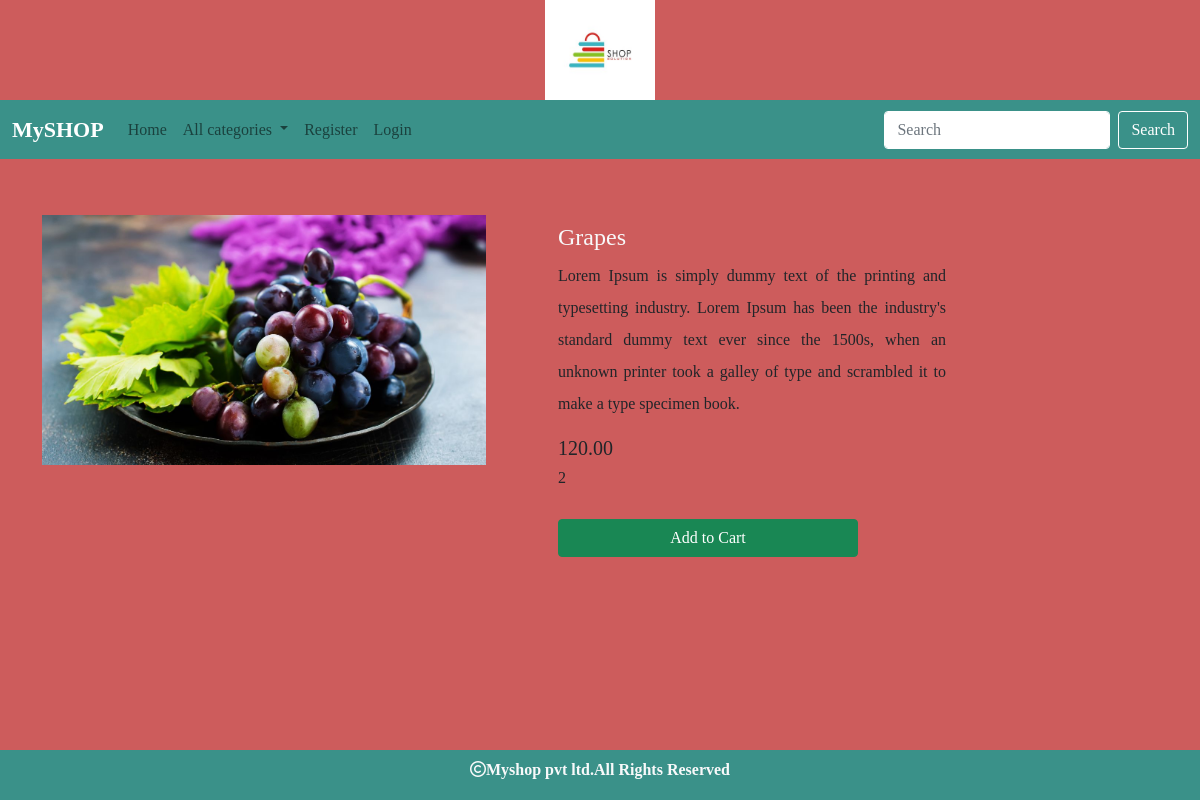
Page /detail/13 on the committed database.
### shop/models.py (models this page shows, shortened)
class Product(models.Model):
    name = models.CharField(max_length=30)
    desc = models.TextField()
    image = models.ImageField(upload_to='products', null=True, blank=True)
    price= models.DecimalField(max_digits=10,decimal_places=2)
    stock=models.IntegerField()
    available=models.BooleanField(default=True)
    created=models.DateTimeField(auto_now_add=True) #one time
    updated=models.DateTimeField(auto_now=True) #every time we update records
    category=models.ForeignKey(Category,on_delete=models.CASCADE)

### shop/views.py (the view)
# urls.py: path('detail/<int:p>',views.showdetail,name="detail"),
def showdetail(request,p):
    p=Product.objects.get(id=p)
    return render(request,'detail.html',{'p':p})

### cart/context_processors.py (called while the page is built, shortened)
def total(request):
    count=0
    return {'count':count}

### shop/context_processors.py (called while the page is built)
def links(request):
    c=Category.objects.all()
    return {'links':c}

### templates/detail.html
{% extends 'base.html' %}
{% block content %}
<div class="container mt-6">
    <div class="row mt-5">
        <div class="col-4 me-5">
            <img class="mt-2" src="{{p.image.url}}" height="250px width:300px;">
        </div>
        <div class="col-5 me-3 mt-2 pt-2" style="padding-left:100px;width:500px;" >
            <h4 class="text-light">{{p.name}}</h4>
            <p style="text-align:justify;line-height:2;">{{p.desc}}</p>
            <h5 class="mt-2">{{p.price}}</h5>
            <h6 class="mt-2">{{p.stock}}</h6>
            {% if user.is_superuser == True %}
            {% if p.stock > 0 %}
           <h3 class="text-light">In Stock</h3>
             <a href="{% url 'admin:index' %}" class="btn btn-success mt-4" style="width:300px;">Add Stock</a>
            {% else %}
            <h3 class="text-light"> Out of Stock</h3>
             <a href="{% url 'admin:index' %}" class="btn btn-success mt-4" style="width:300px;">Add Stock</a>
            {% endif %}
            {% else %}
            {% if p.stock > 0 %}
            <a href="{% url 'cart:addtocart' p.id %}" class="btn btn-success mt-4" style="width:300px;">Add to Cart</a>
            {% else %}
            <h3 class="text-light">Out of Stock</h3>
            {% endif %}
            {% endif %}
        </div>
    </div>
</div>
{% endblock %}

### static/css/style.css (style rules this page uses)
body { background-color:#6666; font-family: "Zilla Slab", serif; font-optical-sizing: auto; font-weight: 300; font-style: normal; font-variation-settings: "wdth" 100; }

### rows in the picture
Product: image (picture), name "Grapes", desc "Lorem Ipsum is simply dummy text of the printing and typesetting industry. Lorem Ipsum has been the industry's standard dummy text ever since the 1500s, when an unknown printer took a galley of type and scrambled it to make a type specimen book.", price "120.00", stock "2"
